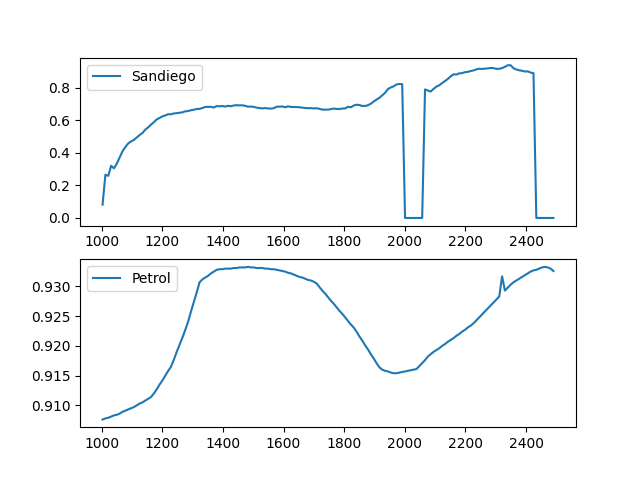

Reproduce this figure in Python.
import numpy as np
# import HyperProTool as hyper
import scipy.io as sio
#from LRSR_1 import LRSR

import matplotlib.pyplot as plt
from matplotlib.collections import EventCollection
import jcamp as jc
from scipy import ndimage, misc
import matplotlib.pyplot as plt

jdx_data = jc.JCAMP_reader("C4H10.jdx")

# data pre-precessing
data = sio.loadmat("Sandiego.mat")

data3d_brut = np.array(data["Sandiego"], dtype=float)
data3d = data3d_brut


# normalise data set [0,1]
data2d = np.zeros(400*400)
data2d = data2d.reshape(400,400)

for idx in range(400):
    for idy in range(400):
        norm = max(data3d[idx][idy][:])
        data2d[idx,idy] = norm 


for idz in range(224):
    data3d[:,:,idz] = np.abs(data3d[:,:,idz] / data2d) #data3d[x][y][fixed]/data2d[x][y]

xdata = np.linspace(400, 2500, num=224)
xdata  = xdata[xdata < 2500]
xdata  = xdata[xdata > 1000]


data3d = data3d[:,:,0:len(xdata)]

ydata_sandiego = data3d[120,120,...].tolist()

# recuperer le signal tnt sur une echelle correspondante a la matrice 3d
ydata_petrol = jdx_data['y'][0:len(xdata)]

X_Sandiego = [120, 200,380]
Y_Sandiego = [120, 200,380]


data_dict = {'__header__': b'MATLAB 5.0 MAT-file, Platform: PCWIN64, Created on: Wed Nov 05 20:20:56 2014', '__version__': '1.0', '__globals__': [], 'Sandiego_before_insert_petrol': np.array(data3d  , dtype=np.float16)}

sio.savemat("Sandiego_before_insert_petrol.mat", data_dict)

"""
Insert a signal at specific location
"""
for idx in range(len(X_Sandiego)):
    data3d[X_Sandiego[idx],Y_Sandiego[idx],:] = ydata_petrol
    data3d[X_Sandiego[idx],Y_Sandiego[idx],:] = ydata_petrol

print(data3d.shape)

"""
Save to Matlab
"""
data_dict = {'__header__': b'MATLAB 5.0 MAT-file, Platform: PCWIN64, Created on: Wed Nov 05 20:20:56 2014', '__version__': '1.0', '__globals__': [], 'Sandiego_after_insert_petrol': np.array(data3d  , dtype=np.float16)}

sio.savemat("Sandiego_after_insert_petrol.mat", data_dict)


fig, (ax1,ax2) = plt.subplots(2)

# Using set_dashes() to modify dashing of an existing line
line1, = ax1.plot(xdata, ydata_sandiego, label='Sandiego')

# Using plot(..., dashes=...) to set the dashing when creating a line
line2, = ax2.plot(xdata, ydata_petrol, label='Petrol')

ax1.legend()
ax2.legend()

plt.show()
